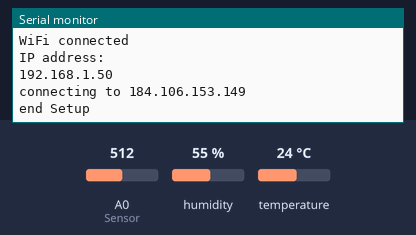
Bench run of a sketch on a simulated ESP8266 (NodeMCU). Shown: the last lines printed to the serial monitor. The inputs (shaded band) are chosen by the test bench; at power-on: humidity 55 %, temperature 24 °C, A0 (Sensor) = 512. WiFi joins after 1.5 s; servers stay silent unless stated.

Above: at 2.9 s.
3.0 s: humidity set to 22 %
At 4.6 s:
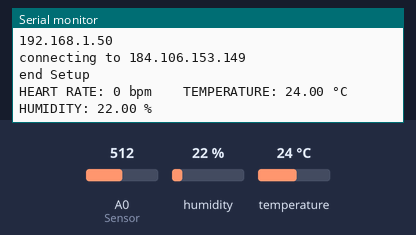
7.5 s: temperature set to 12 °C
At 8.8 s:
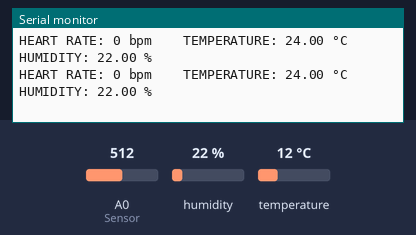
9.0 s: humidity set to 40 %
At 10.7 s:
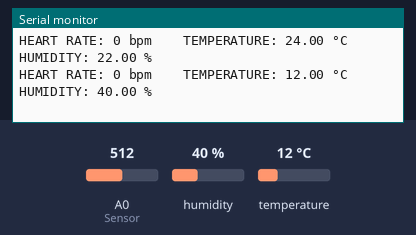

The sketch:

sketch_apr15a.ino
```cpp
////////////////
//LIBRARY
////////////////
#include <ESP8266WiFi.h>
#include <Ticker.h>                  // interrupts
#include "FirebaseESP8266.h"        // connection with firebase
#include <DHT.h>                    // temperature humidity module

#define DHTPIN 4   // Connect Data pin of DHT to D2

////////////////
//LOOP VARIABLES
////////////////
volatile int BPM;                   // used to hold the pulse rate
volatile int Signal;                // holds the incoming raw data
volatile int IBI = 600;             // holds the time between beats, the Inter-Beat Interval
volatile boolean Pulse = false;     // true when pulse wave is high, false when it's low
volatile boolean QS = false;
#define DHTTYPE DHT11
DHT dht(DHTPIN, DHTTYPE);


//////////////////////
//INTERRRUPTS VARIABLE
//////////////////////
Ticker flipper;
Ticker sender;
const int maxAvgSample = 10;
volatile int rate[maxAvgSample];                    // used to hold last ten IBI values
boolean sendok = false;
volatile unsigned long sampleCounter = 0;          // used to determine pulse timing
volatile unsigned long lastBeatTime = 0;           // used to find the inter beat interval
volatile int P =512;                      // used to find peak in pulse wave
volatile int T = 512;                     // used to find trough in pulse wave
volatile int thresh = 525;                // used to find instant moment of heart beat
volatile int amp = 100;                   // used to hold amplitude of pulse waveform
volatile boolean firstBeat = true;        // used to seed rate array so we startup with reasonable BPM
volatile boolean secondBeat = true;       // used to seed rate array so we startup with reasonable BPM
long interval = 2000; // interval at which to do something (milliseconds)
float temp=0;
unsigned long previousMillis = 0;
//#define myPeriodic 15


////////////////
//WiFi VARIABLES
////////////////
WiFiClient client;
const char* ssid = "wifi ssid";               // wifi ssid
const char* password = "wifi password";      // wifi password
const char* host = "184.106.153.149";
const char* server = "api.thingspeak.com";  // web service hostname/ example "api.thingspeak.com"
const int httpPort = 80;                    // web service port number/ defaul "80"


////////////////
//FIREBASE VARIABLES
////////////////
FirebaseData firebaseData;
#define FIREBASE_HOST ""    // firebase host/ example "https://example-111e-default-efsd.firebaseio.com"
#define FIREBASE_AUTH ""            // firebase database secret key


void setup() {
  Serial.begin(115200);                   // we agree to talk fast!
  dht.begin();                             // we initialize the module
  delay(10);

  Serial.print("Connecting to ");
  Serial.println(ssid);
  WiFi.begin(ssid, password);
  while (WiFi.status() != WL_CONNECTED) {
    delay(500);
    Serial.print(".");
  }

  Serial.println("");
  Serial.println("WiFi connected");
  Serial.println("IP address: ");
  Serial.println(WiFi.localIP());


  Serial.print("connecting to ");
  Serial.println(host);


  if (!client.connect(host, httpPort)) {
    Serial.println("connection failed");
    return;
  }

  delay(10);

  Serial.println();

  Firebase.begin(FIREBASE_HOST, FIREBASE_AUTH);
  Firebase.reconnectWiFi(true);

  Serial.println("end Setup");

  flipper.attach_ms(2, Test);
  sender.attach(2, senderfunc);
}


void senderfunc()
{
  sendok=true;
}


void loop() {
  unsigned long currentMillis = millis();


   if(sendok)
     {
        delay(100);
            WiFiClient client;
              const int httpPort = 80;// to port to send the data
              if (!client.connect("api.thingspeak.com", httpPort)) {
                Serial.println("connection failed");
                return;
              }
   float temp=0;

  float t = dht.readTemperature();
  float h = dht.readHumidity();


  Serial.print(F("HEART RATE: "));
  Serial.print(BPM);
  Serial.print(F(" bpm  "));
  Serial.print(F("  TEMPERATURE: "));
  Serial.print(t);
  Serial.print(F(" °C  "));
  Serial.print(F("  HUMIDITY: "));
  Serial.print(h);
  Serial.println(F(" %  "));

 if(currentMillis - previousMillis > interval) {
     previousMillis = currentMillis;
  }


    Firebase.setFloat(firebaseData, "/bpm", BPM);
    Firebase.setFloat(firebaseData, "/temp", t);
    Firebase.setFloat(firebaseData, "/hum", h);

   delay(10);

   sendok =false;
   flipper.attach_ms(2, Test);


     }

 delay(10);
}


void sendtcp()
{

}


int count = 0;
void Test()
{
  count++;
  if(count ==1000)
  {
    flipper.detach();
    count =0;
    //sendtcp();
    sendok=true;

  }

      Signal = analogRead(A0);              // read the Pulse Sensor
        sampleCounter += 2;                         // keep track of the time in mS with this variable
    int N = sampleCounter - lastBeatTime;       // monitor the time since the last beat to avoid noise

      if(Signal < thresh && N > (IBI/5)*3){       // avoid dichrotic noise by waiting 3/5 of last IBI
        if (Signal < T){                        // T is the trough
            T = Signal;                         // keep track of lowest point in pulse wave
         }
       }

    if(Signal > thresh && Signal > P){          // thresh condition helps avoid noise
        P = Signal;                             // P is the peak
       }                                        // keep track of highest point in pulse wave

  //  NOW IT'S TIME TO LOOK FOR THE HEART BEAT
  // signal surges up in value every time there is a pulse
if (N > 250){                                   // avoid high frequency noise
  if ( (Signal > thresh) && (Pulse == false) && (N > (IBI/5)*3) ){
    Pulse = true;                               // set the Pulse flag when we think there is a pulse
    //digitalWrite(blinkPin,HIGH);                // turn on pin 13 LED
    IBI = sampleCounter - lastBeatTime;         // measure time between beats in mS
    lastBeatTime = sampleCounter;               // keep track of time for next pulse

         if(firstBeat){                         // if it's the first time we found a beat, if firstBeat == TRUE
             firstBeat = false;                 // clear firstBeat flag
             return;                            // IBI value is unreliable so discard it
            }
         if(secondBeat){                        // if this is the second beat, if secondBeat == TRUE
            secondBeat = false;                 // clear secondBeat flag
               for(int i=0; i<=maxAvgSample-1; i++){         // seed the running total to get a realisitic BPM at startup
                    rate[i] = IBI;
                    }
            }

    // keep a running total of the last 10 IBI values
    word runningTotal = 0;                   // clear the runningTotal variable

    for(int i=0; i<=(maxAvgSample-2); i++){                // shift data in the rate array
          rate[i] = rate[i+1];              // and drop the oldest IBI value
          runningTotal += rate[i];          // add up the 9 oldest IBI values
        }

    rate[maxAvgSample-1] = IBI;                          // add the latest IBI to the rate array
    runningTotal += rate[maxAvgSample-1];                // add the latest IBI to runningTotal
    runningTotal /= maxAvgSample;                     // average the last 10 IBI values
    BPM = 60000/runningTotal;               // how many beats can fit into a minute? that's BPM!
    QS = true;                              // set Quantified Self flag
    // QS FLAG IS NOT CLEARED INSIDE THIS ISR
    }
}

  if (Signal < thresh && Pulse == true){     // when the values are going down, the beat is over
      //digitalWrite(blinkPin,LOW);            // turn off pin 13 LED
      Pulse = false;                         // reset the Pulse flag so we can do it again
      amp = P - T;                           // get amplitude of the pulse wave
      thresh = amp/2 + T;                    // set thresh at 50% of the amplitude
      P = thresh;                            // reset these for next time
      T = thresh;
     }

  if (N > 2500){                             // if 2.5 seconds go by without a beat
      thresh = 512;                          // set thresh default
      P = 512;                               // set P default
      T = 512;                               // set T default
      lastBeatTime = sampleCounter;          // bring the lastBeatTime up to date
      firstBeat = true;                      // set these to avoid noise
      secondBeat = true;                     // when we get the heartbeat back
     }

  //sei();                                     // enable interrupts when youre done!
}// end isr
```

Measured:
- after the input at 3.0 s, the serial monitor: prints a new line after 1.0 s (image 1)
- after the input at 9.0 s, the serial monitor: prints a new line after 0.63 s (image 3)
